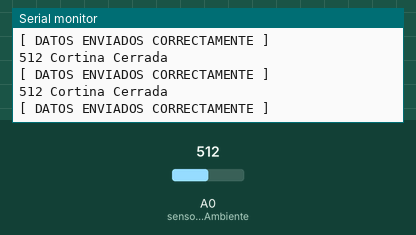
Simulated run of this sketch. Board: Arduino Uno, built with avr-gcc and run on an emulated ATmega328P. On the bench: the last lines printed to the serial monitor. The test bench sets the inputs (shaded band); at power-on: A0 (sensorLuzAmbiente) = 512.

Above: at 2.7 s.
2.8 s: A0 (sensorLuzAmbiente) set to 290
At 3.06 s:
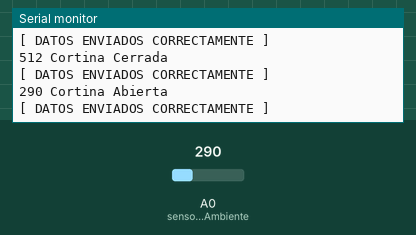
4.6 s: A0 (sensorLuzAmbiente) set to 306
At 4.87 s:
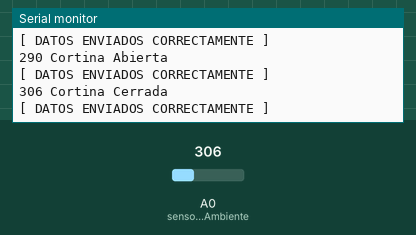

The sketch:

CortinasInteligentes.ino
```cpp
/*
 * PROYECTO FINAL IOT [ELECTRÓNICA] -  HECHO POR:
 * - Esteban Vergara Giraldo
 * - Moisés Arrieta Hernandez
 * - Laura Danniela Zárate Guerrero
 */

#include "Ubidots.h"

const int sensorLuzAmbiente = A0;   //DEFINICIÓN DEL PIN ANÁLOGO DEL NodeMCU

const char* UBIDOTS_TOKEN = "BBFF-rxrFyfTzk2UwkIDIUzLIvOod1z5iDG";  // Put here your Ubidots TOKEN
const char* WIFI_SSID = "Galaxy S20 FE";      // Put here your Wi-Fi SSID
const char* WIFI_PASS = "Enero1890.";      // Put here your Wi-Fi password
const char* DEVICE_LABEL = "proyecto";   //Put here your device label

Ubidots ubidots(UBIDOTS_TOKEN, UBI_HTTP);

unsigned int LUZ = 0;
bool CERRARCORTINA;  // true = Cierra la cortina | false = Abre la cortina

void setup() {
  Serial.begin(115200);

  // Que se conecte a wifi
  ubidots.wifiConnect(WIFI_SSID, WIFI_PASS);
  ubidots.setDebug(true);  // Uncomment this line for printing debug  messages
}

void loop() {
  LUZ = analogRead(sensorLuzAmbiente);

  if(LUZ >= 300){
    CERRARCORTINA = true;
  }else if (LUZ < 300 and LUZ >= 100){
    CERRARCORTINA = false;
  }else{
    CERRARCORTINA = true;
  }

  // OUTPUT EN UBIDOTS
  Serial.print(LUZ);
  if(CERRARCORTINA){
    Serial.println(" Cortina Cerrada");
  }else{
    Serial.println(" Cortina Abierta");
  }

  ubidots.add("medicion", LUZ);
  ubidots.add("cortina", CERRARCORTINA);


  // VERIFICA SI SE MANDARON LOS DATOS
  bool bufferSent = false;
  bufferSent = ubidots.send(DEVICE_LABEL);

  if (bufferSent) {
    Serial.println("[ DATOS ENVIADOS CORRECTAMENTE ]");
  }
  delay(200);
}
```

Measured:
- after the input at 2.8 s, the serial monitor: prints a new line after 0.11 s (image 1)
- after the input at 4.6 s, the serial monitor: prints a new line after 0.12 s (image 2)
